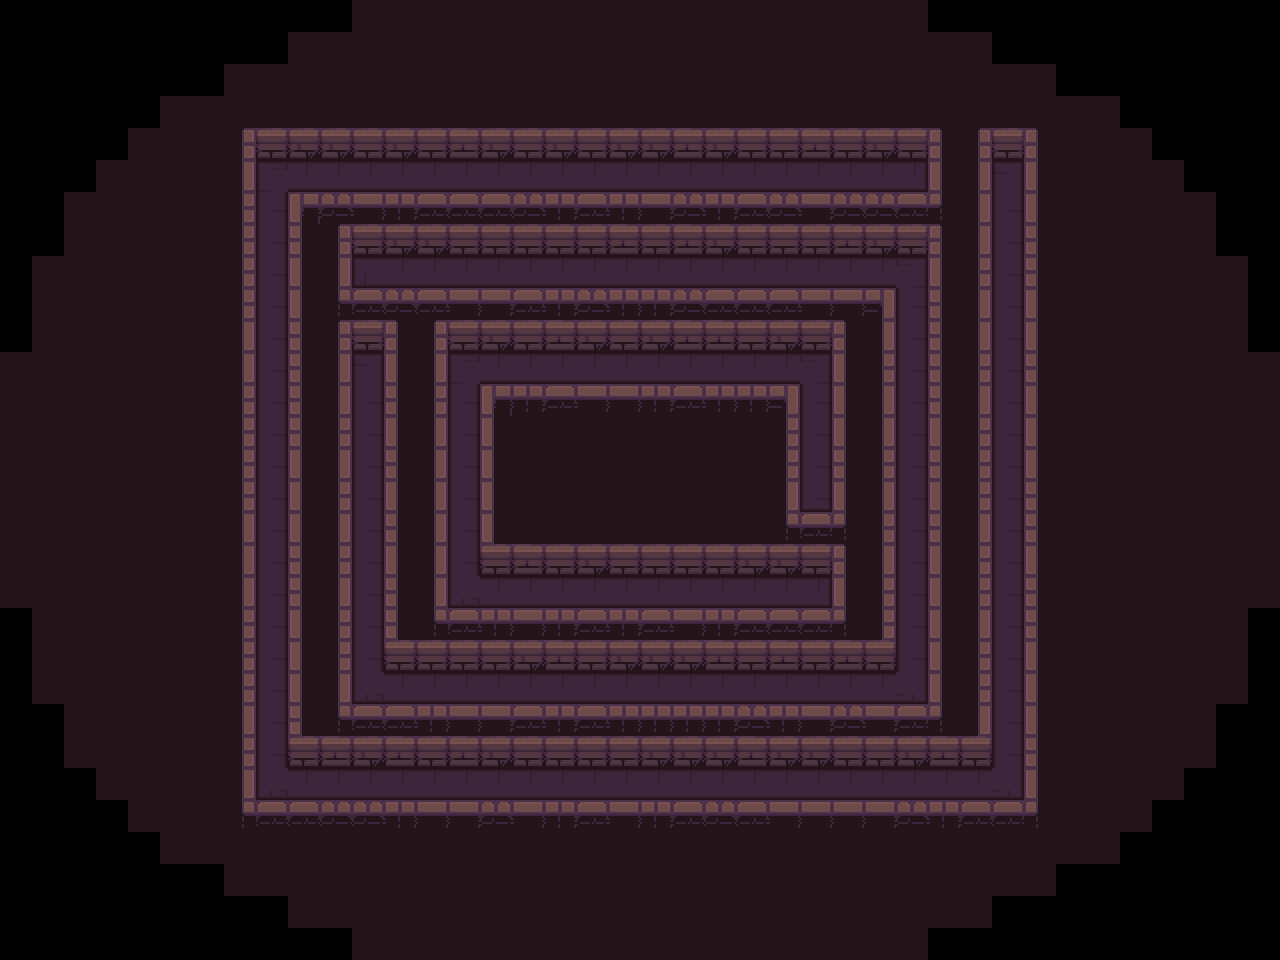

A 2D game scene composited from a Tiled map and its tileset images. What follows is a short description and the map's XML, with each tile layer's data collapsed to a summary:
An orthogonal 40x30 tile map with 32x32 px tiles, 4 tile layers (path, types, ground, above_characters), 2 hidden layers not drawn and 8 objects (3x objective, 3x hero, ruleset, rectangle).

<map version="1.2" tiledversion="2019.03.13" orientation="orthogonal" renderorder="right-down" width="40" height="30" tilewidth="32" tileheight="32" infinite="0" nextlayerid="85" nextobjectid="13">
 <tileset firstgid="1" name="tileset" tilewidth="32" tileheight="32" spacing="2" margin="1" tilecount="100" columns="10">
  <image source="tileset.png" trans="000000" width="340" height="340" />
  <terraintypes>
   <terrain name="floor" tile="79" />
   <terrain name="wall" tile="69" />
   <terrain name="hole" tile="78" />
  </terraintypes>
 </tileset>
 <layer id="69" name="background" width="40" height="30" visible="0">
  <data>[1200 cells, 1016 non-empty, 1 distinct tile ids]</data>
 </layer>
 <layer id="70" name="path2" width="40" height="30" visible="0">
  <data>[1200 cells, 150 non-empty, 1 distinct tile ids]</data>
 </layer>
 <layer id="73" name="path" width="40" height="30">
  <data>[1200 cells, 174 non-empty, 1 distinct tile ids]</data>
 </layer>
 <objectgroup id="14" name="config">
  <object id="7" name="ruleset" type="ruleset" x="148" y="213">
   <properties>
    <property name="lossCondition" value="none" />
    <property name="winCondition" value="all_objectives" />
   </properties>
   <point />
  </object>
  <object id="12" name="frame" type="rectangle" x="242" y="130" width="794" height="685" />
 </objectgroup>
 <objectgroup id="2" name="objects">
  <object id="10" name="objective" type="objective" x="367" y="370">
   <properties>
    <property name="color" type="int" value="0" />
   </properties>
   <point />
  </object>
  <object id="2" name="objective" type="objective" x="814" y="499">
   <properties>
    <property name="color" type="int" value="0" />
   </properties>
   <point />
  </object>
  <object id="11" name="objective" type="objective" x="911" y="179">
   <properties>
    <property name="color" type="int" value="0" />
   </properties>
   <point />
  </object>
  <object id="1" name="hero" type="hero" x="814.67" y="595">
   <point />
  </object>
  <object id="8" name="hero" type="hero" x="369" y="274">
   <point />
  </object>
  <object id="9" name="hero" type="hero" x="1008" y="178">
   <point />
  </object>
 </objectgroup>
 <layer id="78" name="types" width="40" height="30">
  <data>[1200 cells, 1016 non-empty, 3 distinct tile ids]</data>
 </layer>
 <layer id="79" name="ground" width="40" height="30">
  <data>[1200 cells, 1016 non-empty, 32 distinct tile ids]</data>
 </layer>
 <layer id="84" name="above_characters" width="40" height="30">
  <data>[1200 cells, 264 non-empty, 17 distinct tile ids]</data>
 </layer>
</map>
